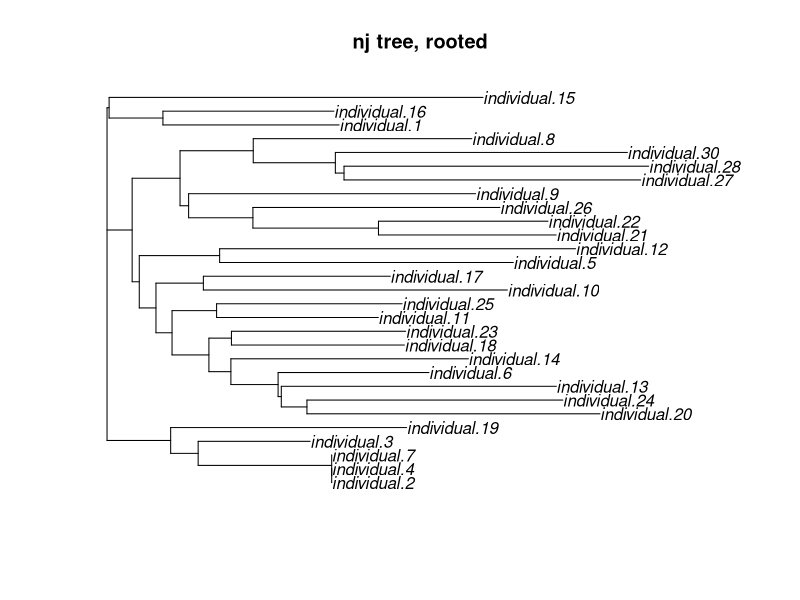
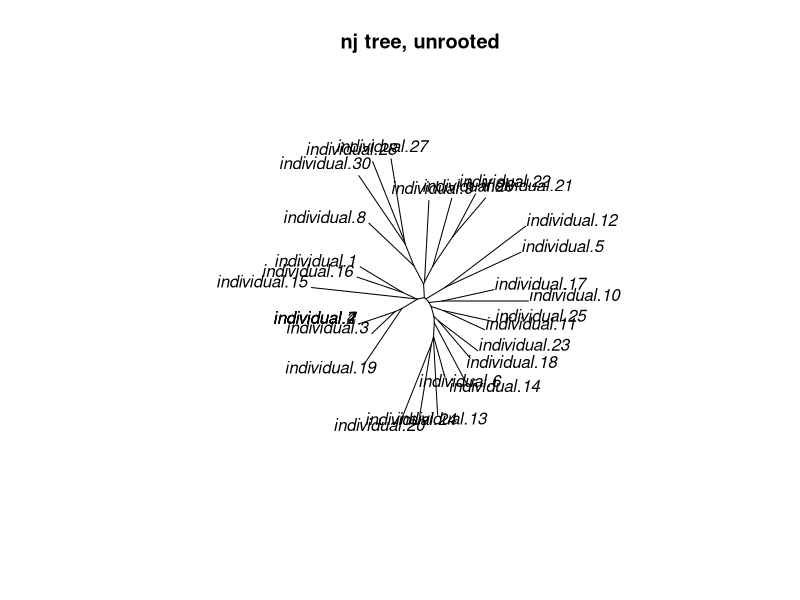
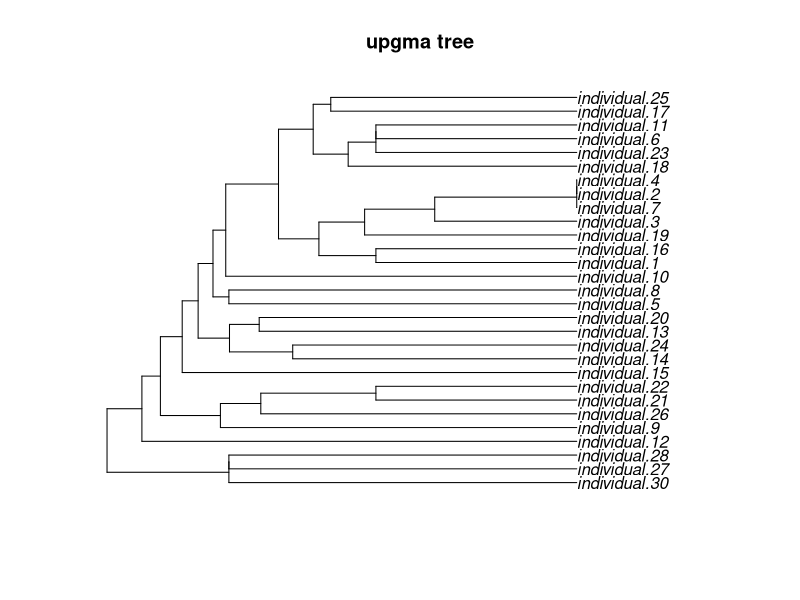

These charts were generated, in order, by the following R code:
data=read.table('./data.txt',header=T,sep='\t')
data = data[,-1]
d <- dist(t(data))
pdf('./trees.pdf')
library(phangorn)
# nj tree
tree <- nj(d)
plot(tree,main="nj tree, rooted")
plot(tree,'u',main='nj tree, unrooted')
# upgma tree
tree = upgma(d)
plot(tree,main="upgma tree")
dev.off()
